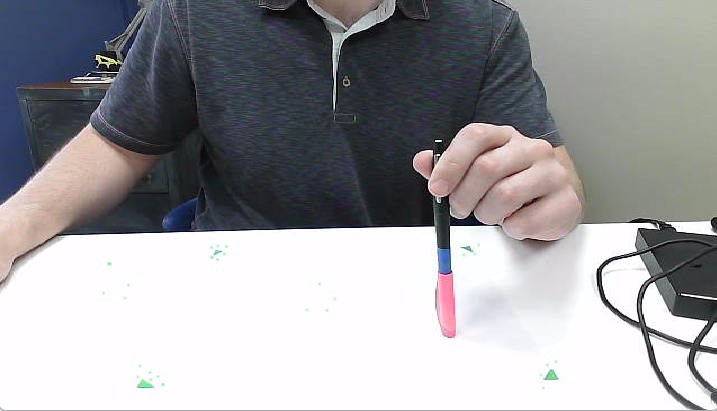
#> input picture data/images/test_image_w_pen_w_noise.png, 717 x 411 px
$ python test.py
#> lines starting #> are read from the running program, lines starting #| are printed output that depends on the picture; after the words box and inside, x2 and y2 are one past the last pixel; in counts of white or black regions, pixels touching at a corner belong together
### main.py
import numpy as np
import cv2
import os
import time

# type aliases
Points = np.ndarray[np.ndarray[int]]
Matrix = np.ndarray[np.ndarray[np.generic]]

def get_contours(img: cv2.Mat) -> tuple[cv2.Mat]:
    contours, _ = cv2.findContours(img, cv2.RETR_EXTERNAL, cv2.CHAIN_APPROX_SIMPLE)
    return contours

def get_contour_area(contour: cv2.Mat):
    return cv2.contourArea(contour)

# find the distance between two contours
def get_contour_distance(contour1: cv2.Mat, contour2: cv2.Mat) -> float:
    M1 = cv2.moments(contour1)
    M2 = cv2.moments(contour2)
    cx1 = int(M1['m10']/(M1['m00'] + 0.001))
    cy1 = int(M1['m01']/(M1['m00'] + 0.001))
    cx2 = int(M2['m10']/(M2['m00'] + 0.001))
    cy2 = int(M2['m01']/(M2['m00'] + 0.001))
    return np.sqrt((cx1 - cx2)**2 + (cy1 - cy2)**2)

def get_contour_distance_matrix(contours: tuple[cv2.Mat]) -> Matrix:
    num_contours = len(contours)
    matrix = np.zeros((num_contours, num_contours))
    for i in range(num_contours):
        for j in range(num_contours):
            matrix[i, j] = get_contour_distance(contours[i], contours[j])
            if i == j:
                matrix[i, j] = np.inf
    return matrix

# merge only the closest contours using the distance matrix
def merge_contours(contours: tuple[cv2.Mat], max_merge_distance=10) -> tuple[cv2.Mat]:
    distance_matrix = get_contour_distance_matrix(contours)
    num_contours = len(contours)
    final_contours = set()
    merged_contours = set()
    contours = list(contours)
    for i in range(num_contours):
        if i in merged_contours:
            continue
        final_contours.add(i)
        while True:
            j = np.argmin(distance_matrix[i])
            if distance_matrix[i, j] < max_merge_distance: # in pixels
                merged_contours.add(i)
                merged_contours.add(j)
                contours[i] = np.concatenate([contours[i], contours[j]], axis=0)
            if distance_matrix[i, j] == np.inf:
                break
            distance_matrix[i, j] = np.inf
    return tuple(cv2.convexHull(contours[i]) for i in final_contours)

def process_contours(contours: tuple[cv2.Mat], max_objects=4, max_merge_distance=10) -> tuple[cv2.Mat]:
    num_objects = len(contours)
    assert num_objects >= max_objects, f"Need at least [{max_objects}] objects but only have [{num_objects}] objects"
    if num_objects > max_objects:
        # try to merge the closest contours
        contours = merge_contours(contours, max_merge_distance)
        num_objects = len(contours)

        cnts = [(i, get_contour_area(c)) for i, c in enumerate(contours)]
        # sort contours by area
        cnts.sort(reverse=True, key=lambda entry : entry[1])
        # take the first max_contours contours
        # no guarantee that after merging the contours, we will have the max_contours
        return tuple(contours[i] for i, _ in cnts[0 : min(len(contours), max_objects)])
    return contours

# score the contours based on their distance from each other and their area
# [100 lines left out: functions score_contours, get_center_points, get_extreme_points_from_contour, get_extreme_points, order_center_points, draw_reference_points and 2 more, not called in this run]


data_dir = os.path.abspath(os.curdir) + "/data/"
#test_image_path = data_dir + "images/resized_test_image.jpg"
test_image_path = data_dir + "images/Test Image w Pen.png"
real_paper_size = (215.9, 279.4) # (width, height) in mm. A4 paper.
landscaped_paper_width, landscaped_paper_height = 1000, 700 # in pixels
# will have to change height and width based on if the paper is landscaped or not
paper_rectangle = np.array([ # landscape orientation
    [0, 0], # top left
    [0, landscaped_paper_height], # bottom left
    [landscaped_paper_width, 0], # top right
    [landscaped_paper_width, landscaped_paper_height], # bottom right
])

# [131 lines left out: functions testing, main, not called in this run]

# [3 lines that do not run on import are left out]

### test.py
import cv2

import main


def test_main():
    test_image = cv2.imread("data/images/test_image_w_pen_w_noise.png")
#> test_image is the input picture: shape (411, 717, 3); mean B, G, R 159.3, 156.6, 157.1
    hsv_image = cv2.cvtColor(test_image, cv2.COLOR_BGR2HSV)
#> hsv_image: shape (411, 717, 3); mean H, S, V 105.2, 30, 163.8
    thresholded_paper = cv2.inRange(hsv_image, (43, 38, 141), (99, 255, 255))
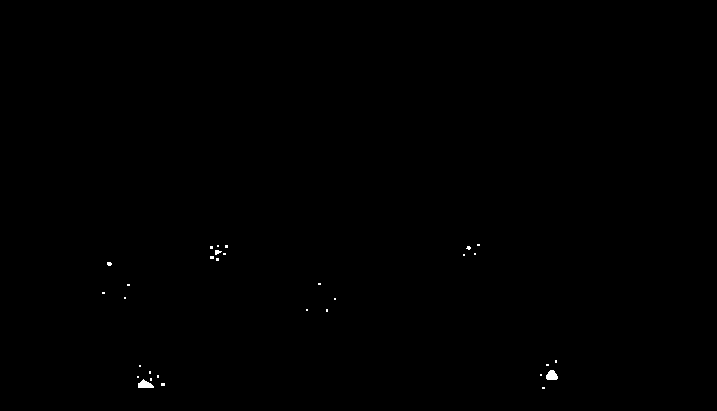
#> thresholded_paper: shape (411, 717); 0.14% white; 31 white regions (28 under 20 px)
    contours = main.get_contours(thresholded_paper)
#> in get_contours, `contours, _ = cv2.findContours(img, cv2.RETR_EXTERNAL, cv2.CHAIN_APPRO..`: contours = 31 contours, 29 with area under 20; largest, box (x1, y1, x2, y2) and area: (546, 370, 558, 380) 76, (138, 379, 154, 388) 74
    print(len(contours))
#| 31
    contours = main.process_contours(contours, max_merge_distance=10)
#> in process_contours, `num_objects = len(contours)`: num_objects = 31
#> the loop in get_contour_distance_matrix, `for i in range(num_contours):` made 31 passes
#> after the loop in get_contour_distance_matrix, `for i in range(num_contours):`:
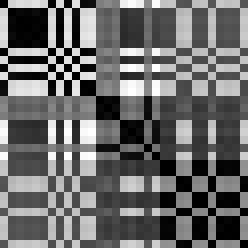
#> matrix: shape (31, 31) float64 (shown 8 times larger); 3.23% of the values are NaN or infinite; the others: min 5.39, max 458.1, mean 201; drawn with min black, max white, NaN and infinite black
#> after the loop in merge_contours, `for i in range(num_contours):`:
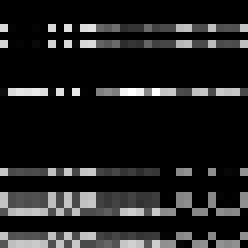
#> distance_matrix: shape (31, 31) float64 (shown 8 times larger); 71.9% of the values are NaN or infinite; the others: min 5.39, max 458.1, mean 195.7; drawn with min black, max white, NaN and infinite black
    print(len(contours))
#| 4
    cv2.imshow("Name", cv2.drawContours(test_image, contours, -1, (0, 255, 0), 3))
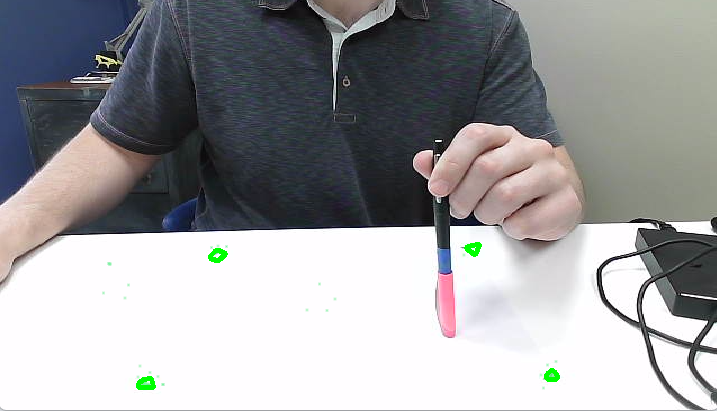
#> window 'Name': shape (411, 717, 3); mean B, G, R 158.8, 156.7, 156.6
    cv2.waitKey(0)

if __name__ == "__main__":
    test_main()
